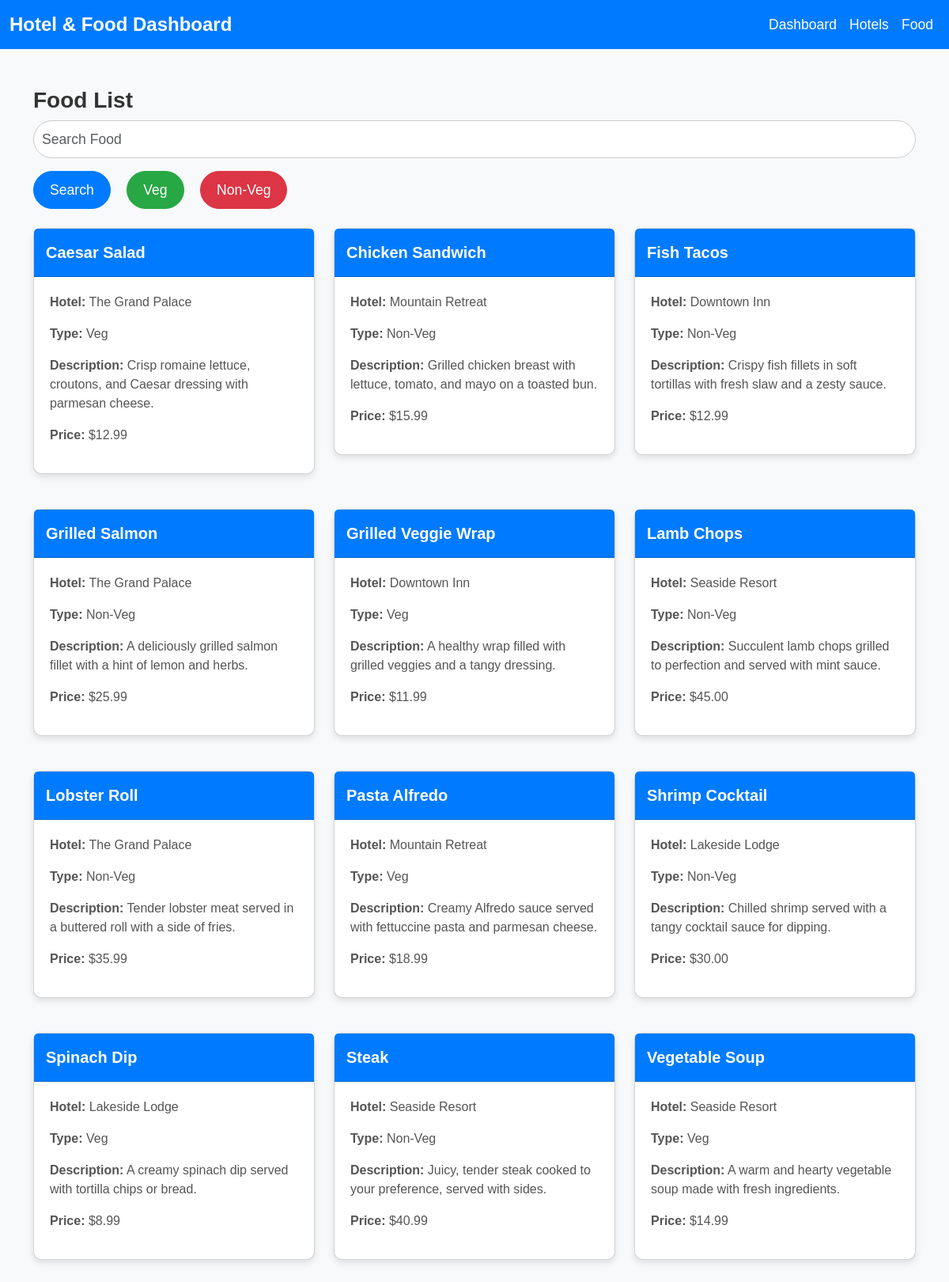
/food_list.php, run on the app's committed database.
### tables this page shows
CREATE TABLE `food` (
  `food_id` int(11) NOT NULL,
  `hotel_id` int(11) DEFAULT NULL,
  `food_name` varchar(255) NOT NULL,
  `type` varchar(50) DEFAULT NULL,
  `price` decimal(10,2) DEFAULT NULL,
  `description` text DEFAULT NULL
);

CREATE TABLE `hotel` (
  `hotel_id` int(11) NOT NULL,
  `hotel_name` varchar(255) NOT NULL,
  `location` varchar(255) DEFAULT NULL,
  `description` text DEFAULT NULL,
  `created_at` datetime DEFAULT current_timestamp(),
  `rating` float NOT NULL
);

### food_list.php (the view, shortened to what this page needs)
<?php
include('config.php');
$search_term = '';
$query = "SELECT food.*, hotel.hotel_name FROM food
          JOIN hotel ON food.hotel_id = hotel.hotel_id
          WHERE food.food_name LIKE '%$search_term%'";
$query .= " ORDER BY food.food_name";
$result = mysqli_query($conn, $query);
?>
<!DOCTYPE html>
<html lang="en">
<head>
    <link href="https://cdn.jsdelivr.net/npm/bootstrap@5.3.0-alpha1/dist/css/bootstrap.min.css" rel="stylesheet">
    <link href="assets/css/style.css" rel="stylesheet">
</head>
<body>
    <nav class="navbar navbar-expand-lg navbar-dark bg-primary">
        <div class="container-fluid">
            <a class="navbar-brand" href="#">Hotel & Food Dashboard</a>
            <div class="collapse navbar-collapse" id="navbarNav">
                <ul class="navbar-nav ms-auto">
                    <li class="nav-item">
                        <a class="nav-link" href="index.php">Dashboard</a>
                    </li>
                    <li class="nav-item">
                        <a class="nav-link" href="hotel_list.php">Hotels</a>
                    </li>
                    <li class="nav-item">
                        <a class="nav-link active" href="food_list.php">Food</a>
                    </li>
                </ul>
            </div>
        </div>
    </nav>
    <div class="container mt-5">
        <h3>Food List</h3>
        <form method="POST" class="mb-4">
            <input type="text" name="search" class="form-control search-input" placeholder="Search Food" value="<?= $search_term ?>">
            <div class="mt-3">
                <button type="submit" class="btn btn-primary search-button">Search</button>
                <button type="submit" name="filter" value="Veg" class="btn btn-success ms-3">Veg</button>
                <button type="submit" name="filter" value="Non-Veg" class="btn btn-danger ms-3">Non-Veg</button>
            </div>
        </form>
        <div class="row">
            <?php while ($row = mysqli_fetch_assoc($result)) : ?>
                <div class="col-md-4 mb-4">
                    <div class="card">
                        <div class="card-header"><?= $row['food_name'] ?></div>
                        <div class="card-body">
                            <p><strong>Hotel:</strong> <?= $row['hotel_name'] ?></p>
                            <p><strong>Type:</strong> <?= $row['type'] ?></p>
                            <p><strong>Description:</strong> <?= $row['description'] ?></p>
                            <p><strong>Price:</strong> $<?= number_format($row['price'], 2) ?></p>
                        </div>
                    </div>
                </div>
            <?php endwhile; ?>
        </div>
    </div>
</body>
</html>

### assets/css/style.css (style rules this page uses)
body { font-family: 'Arial', sans-serif; background-color: #f8f9fa; color: #333; margin: 0; padding: 0; }
.navbar { background-color: #007bff !important; }
.navbar-brand { font-weight: bold; font-size: 1.5rem; }
.nav-link { color: white !important; font-size: 1.1rem; }
.container { margin-top: 20px; }
h1, h3 { font-family: 'Arial', sans-serif; font-weight: 600; color: #333; }
.btn { font-size: 1.1rem; font-weight: 500; padding: 10px 20px; border-radius: 30px; transition: background-color 0.3s ease; }
.btn-primary { background-color: #007bff; border-color: #007bff; }
.btn-success { background-color: #28a745; border-color: #28a745; }
.card { border-radius: 10px; box-shadow: 0 4px 8px rgba(0, 0, 0, 0.1); background-color: #fff; margin-bottom: 20px; transition: transform 0.3s ease, box-shadow 0.3s ease; }
.card-header { background-color: #007bff; color: #fff; font-weight: bold; font-size: 1.25rem; padding: 15px; }
.card-body { padding: 20px; }
.card-body p { font-size: 1rem; color: #555; }
.search-input { width: 100%; padding: 10px; font-size: 1.1rem; border-radius: 25px; border: 1px solid #ccc; margin-bottom: 10px; }
.search-button { background-color: #007bff; border-color: #007bff; color: white; padding: 10px 20px; font-size: 1.1rem; border-radius: 30px; cursor: pointer; }

### data on the page
food: food_name "Caesar Salad", hotel.hotel_name "The Grand Palace", type "Veg", description "Crisp romaine lettuce, croutons, and Caesar dressing with parmesan cheese.", price "12.99"
food: food_name "Chicken Sandwich", hotel.hotel_name "Mountain Retreat", type "Non-Veg", description "Grilled chicken breast with lettuce, tomato, and mayo on a toasted bun.", price "15.99"
food: food_name "Fish Tacos", hotel.hotel_name "Downtown Inn", type "Non-Veg", description "Crispy fish fillets in soft tortillas with fresh slaw and a zesty sauce.", price "12.99"
food: food_name "Grilled Salmon", hotel.hotel_name "The Grand Palace", type "Non-Veg", description "A deliciously grilled salmon fillet with a hint of lemon and herbs.", price "25.99"
food: food_name "Grilled Veggie Wrap", hotel.hotel_name "Downtown Inn", type "Veg", description "A healthy wrap filled with grilled veggies and a tangy dressing.", price "11.99"
food: food_name "Lamb Chops", hotel.hotel_name "Seaside Resort", type "Non-Veg", description "Succulent lamb chops grilled to perfection and served with mint sauce.", price "45.00"
food: food_name "Lobster Roll", hotel.hotel_name "The Grand Palace", type "Non-Veg", description "Tender lobster meat served in a buttered roll with a side of fries.", price "35.99"
food: food_name "Pasta Alfredo", hotel.hotel_name "Mountain Retreat", type "Veg", description "Creamy Alfredo sauce served with fettuccine pasta and parmesan cheese.", price "18.99"
food: food_name "Shrimp Cocktail", hotel.hotel_name "Lakeside Lodge", type "Non-Veg", description "Chilled shrimp served with a tangy cocktail sauce for dipping.", price "30.00"
food: food_name "Spinach Dip", hotel.hotel_name "Lakeside Lodge", type "Veg", description "A creamy spinach dip served with tortilla chips or bread.", price "8.99"
food: food_name "Steak", hotel.hotel_name "Seaside Resort", type "Non-Veg", description "Juicy, tender steak cooked to your preference, served with sides.", price "40.99"
food: food_name "Vegetable Soup", hotel.hotel_name "Seaside Resort", type "Veg", description "A warm and hearty vegetable soup made with fresh ingredients.", price "14.99"
